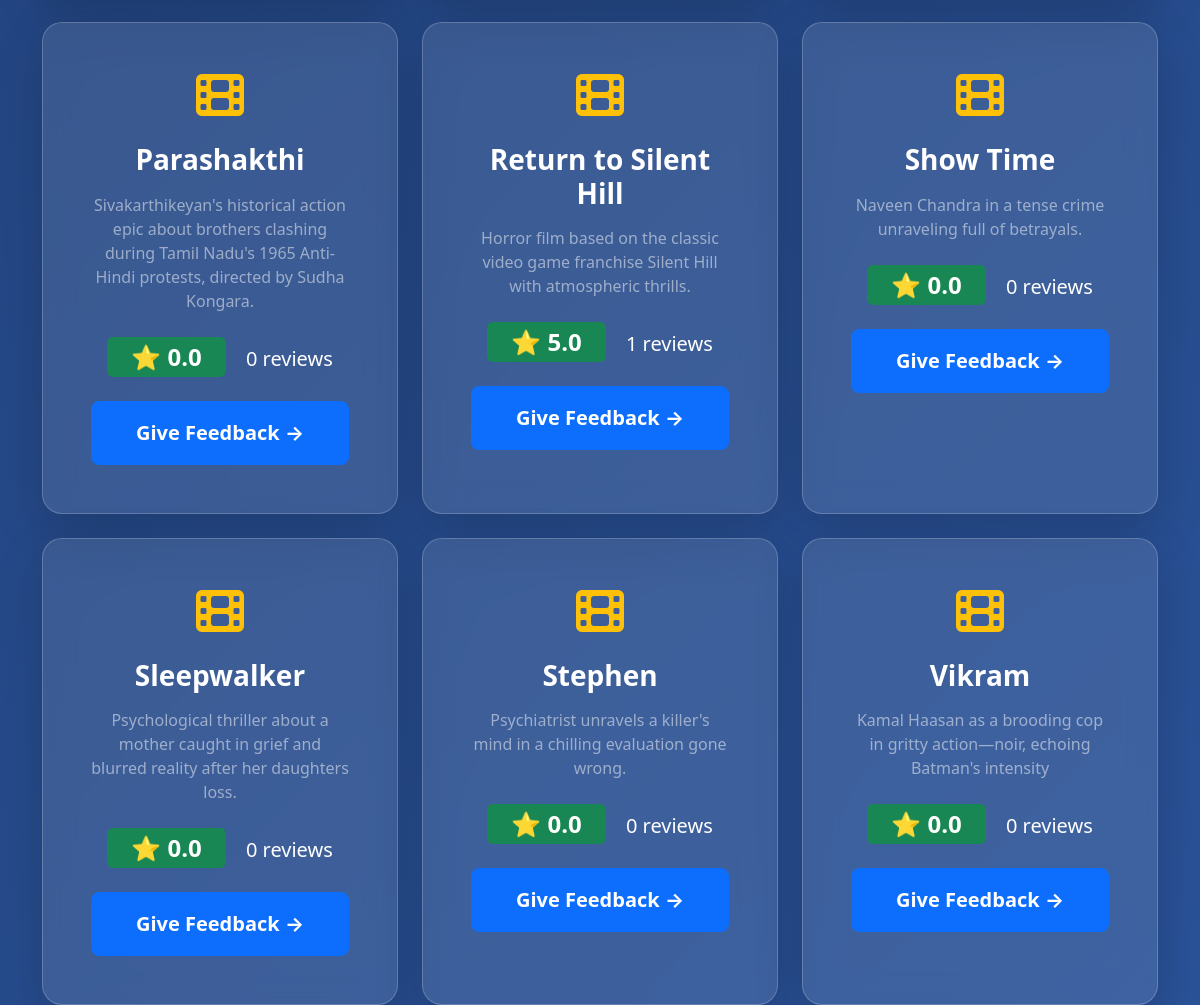
Before: /home (signed in, lower part) with the older database file.
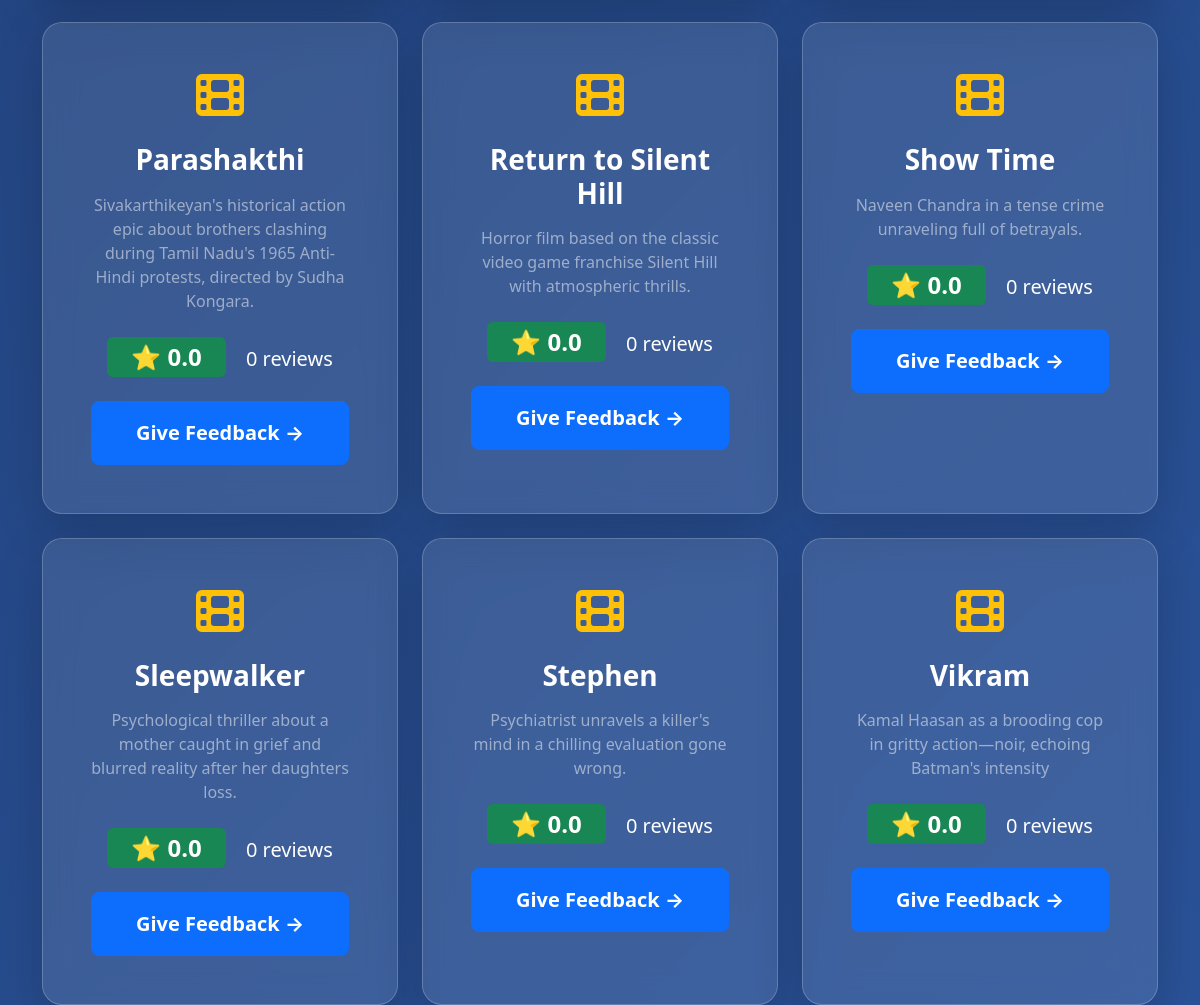
After: the same page with the newer database file.
### tables this page shows
CREATE TABLE movies (
        id INTEGER PRIMARY KEY AUTOINCREMENT,
        title TEXT NOT NULL,
        description TEXT,
        average_rating REAL DEFAULT 0.0,
        total_reviews INTEGER DEFAULT 0
    );

### app.py (the view)
@app.route('/home')
def home():
    if 'user_id' not in session: return redirect(url_for('login'))
    conn = get_db()
    movies = conn.execute('SELECT * FROM movies ORDER BY title ASC').fetchall()
    conn.close()
    return render_template('home.html', movies=movies)

### app.py (called while the page is built)
def get_db():
    conn = sqlite3.connect('cinemapulse.db')
    conn.row_factory = sqlite3.Row
    return conn

### templates/home.html (shortened to what this page needs)
{% extends "base.html" %}
{% block content %}
<div class="row g-4">
    {% for movie in movies %}
    <div class="col-lg-6 col-xl-4">
        <div class="card glass-effect h-100 shadow-lg">
            <div class="card-body p-5 text-center">
                <i class="fas fa-film fa-3x text-warning mb-4"></i>
                <h3 class="text-white fw-bold mb-3">{{ movie.title }}</h3>
                <p class="text-white-50 mb-4">{{ movie.description }}</p>
                <div class="mb-4">
                    <span class="badge bg-success fs-4 px-4 py-2">⭐ {{ "%.1f"|format(movie.average_rating) }}</span>
                    <span class="ms-3 fs-5 text-white">{{ movie.total_reviews }} reviews</span>
                </div>
                <a href="{{ url_for('feedback', movie_id=movie.id) }}" class="btn btn-primary btn-lg w-100 py-3 fw-bold">
                    Give Feedback →
                </a>
            </div>
        </div>
    </div>
    {% endfor %}
</div>
{% endblock %}

Changed rows visible on the page:
changed movies "Return to Silent Hill": average_rating "5.0" → "0.0"; total_reviews "1" → "0"
